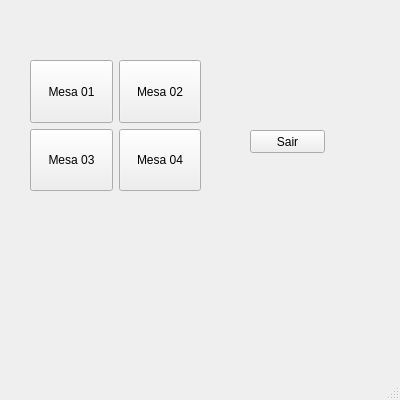
<?xml version="1.0" encoding="UTF-8"?>
<ui version="4.0">
 <class>MainWindow_MainHall</class>
 <widget class="QMainWindow" name="MainWindow_MainHall">
  <property name="geometry">
   <rect>
    <x>0</x>
    <y>0</y>
    <width>400</width>
    <height>400</height>
   </rect>
  </property>
  <property name="sizePolicy">
   <sizepolicy hsizetype="Fixed" vsizetype="Fixed">
    <horstretch>0</horstretch>
    <verstretch>0</verstretch>
   </sizepolicy>
  </property>
  <property name="maximumSize">
   <size>
    <width>1000</width>
    <height>1000</height>
   </size>
  </property>
  <property name="windowTitle">
   <string>Salão de Jah</string>
  </property>
  <widget class="QWidget" name="centralwidget">
   <widget class="QPushButton" name="pushButton_close">
    <property name="geometry">
     <rect>
      <x>250</x>
      <y>130</y>
      <width>75</width>
      <height>23</height>
     </rect>
    </property>
    <property name="text">
     <string>Sair</string>
    </property>
   </widget>
   <widget class="QWidget" name="">
    <property name="geometry">
     <rect>
      <x>30</x>
      <y>60</y>
      <width>171</width>
      <height>131</height>
     </rect>
    </property>
    <layout class="QGridLayout" name="gridLayout">
     <item row="0" column="0">
      <widget class="QPushButton" name="pushButton_table01">
       <property name="sizePolicy">
        <sizepolicy hsizetype="Fixed" vsizetype="Fixed">
         <horstretch>0</horstretch>
         <verstretch>0</verstretch>
        </sizepolicy>
       </property>
       <property name="maximumSize">
        <size>
         <width>100</width>
         <height>100</height>
        </size>
       </property>
       <property name="text">
        <string>Mesa 01</string>
       </property>
      </widget>
     </item>
     <item row="0" column="1">
      <widget class="QPushButton" name="pushButton_table02">
       <property name="sizePolicy">
        <sizepolicy hsizetype="Fixed" vsizetype="Fixed">
         <horstretch>0</horstretch>
         <verstretch>0</verstretch>
        </sizepolicy>
       </property>
       <property name="maximumSize">
        <size>
         <width>100</width>
         <height>100</height>
        </size>
       </property>
       <property name="text">
        <string>Mesa 02</string>
       </property>
      </widget>
     </item>
     <item row="1" column="0">
      <widget class="QPushButton" name="pushButton_table03">
       <property name="sizePolicy">
        <sizepolicy hsizetype="Fixed" vsizetype="Fixed">
         <horstretch>0</horstretch>
         <verstretch>0</verstretch>
        </sizepolicy>
       </property>
       <property name="maximumSize">
        <size>
         <width>100</width>
         <height>100</height>
        </size>
       </property>
       <property name="text">
        <string>Mesa 03</string>
       </property>
      </widget>
     </item>
     <item row="1" column="1">
      <widget class="QPushButton" name="pushButton_table04">
       <property name="sizePolicy">
        <sizepolicy hsizetype="Fixed" vsizetype="Fixed">
         <horstretch>0</horstretch>
         <verstretch>0</verstretch>
        </sizepolicy>
       </property>
       <property name="maximumSize">
        <size>
         <width>100</width>
         <height>100</height>
        </size>
       </property>
       <property name="text">
        <string>Mesa 04</string>
       </property>
      </widget>
     </item>
    </layout>
   </widget>
  </widget>
  <widget class="QMenuBar" name="menubar">
   <property name="geometry">
    <rect>
     <x>0</x>
     <y>0</y>
     <width>400</width>
     <height>21</height>
    </rect>
   </property>
  </widget>
  <widget class="QStatusBar" name="statusbar"/>
 </widget>
 <resources/>
 <connections/>
</ui>
